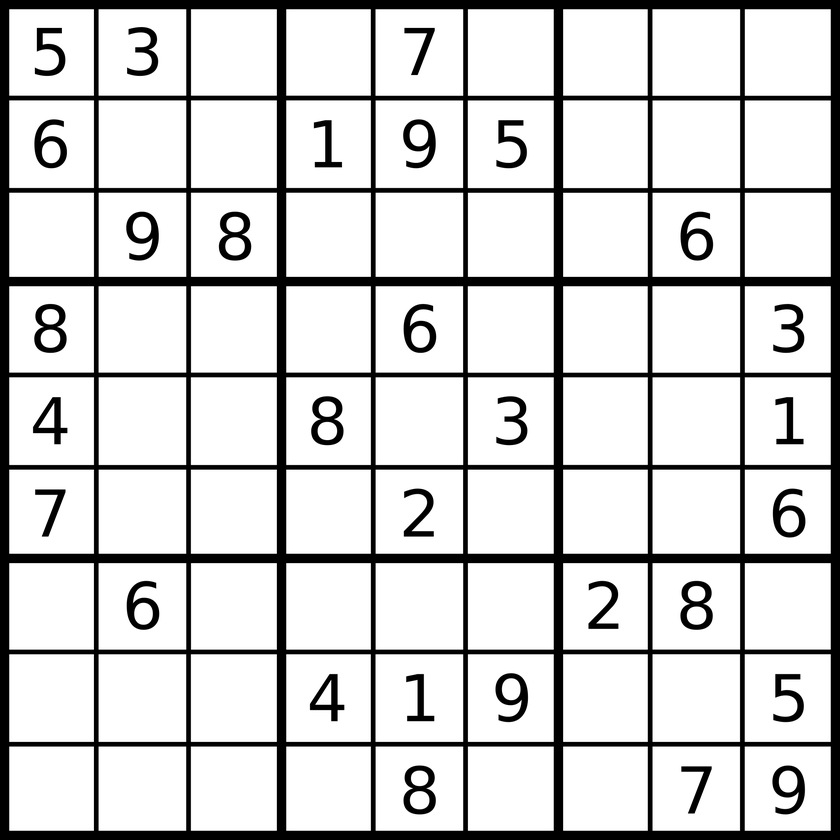
#> input picture Project/sudoku1.png, 840 x 840 px, shrunk from 2048 x 2048 before the run
$ jupyter execute --allow-errors C18477502Project.ipynb
#> lines starting #> are read from the running program, lines starting #| are printed output that depends on the picture; after the words box and inside, x2 and y2 are one past the last pixel; in counts of white or black regions, pixels touching at a corner belong together; long printed decimals are rounded
[cell 1]
#Matthew Ennis C18477502
#Project: Sudoku Solver

import cv2
from matplotlib import pyplot as plt
import numpy as np

filename = input("Enter file name (sample files are sudoku1.png, sudoku2.png, and sudoku3.png): ")
#> the answer given: sudoku1.png

original = cv2.imread(filename)
#> original is the input picture: shape (840, 840, 3); min 0, max 255, mean 210
original = cv2.cvtColor(original, cv2.COLOR_BGR2RGB)

plt.imshow(original);

[cell 2]
#First the sudoku is made into a binary image
#This is done using the mean as a threshold
#The threshold really doesn't matter much since the image is black and white anyway
#Pretty much anything between 0 and 255 would work
#The image is then inverted to make the next steps easier

gray = cv2.cvtColor(original, cv2.COLOR_RGB2GRAY)
thresh = np.mean(gray)
#> thresh = 210
print(thresh)
#| 209.982

t, sudoku = cv2.threshold(gray, thresh=thresh, maxval=255, type=cv2.THRESH_BINARY)
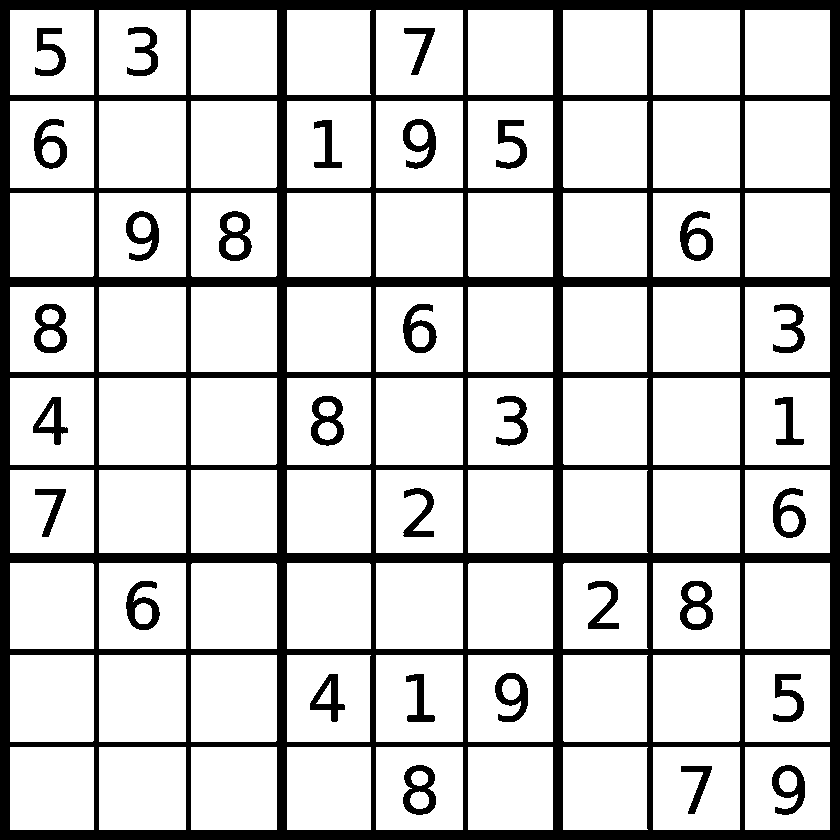
#> sudoku: shape (840, 840); 80.6% white; 31 black regions, largest, box (x1, y1, x2, y2) and area: (0, 0, 840, 840) 115960, (311, 396, 344, 446) 861, (219, 211, 252, 261) 859
#> t = 209

sudoku = cv2.bitwise_not(sudoku)

plt.imshow(sudoku, cmap="gray");

[cell 3]
#The border of the image is cropped out by removing any rows/columns of pixels where the min and max is the same
#If min and max are the same then it's a row of all black or all white and should be removed

def crop(img):
    while np.min(img[0,:]) == np.max(img[0,:]):
        img = img[1:,:]
#> this loop made 10 passes
#> img: shape (830, 840); 18.5% white; 31 white regions, largest, box (x1, y1, x2, y2) and area: (0, 0, 840, 830) 107560, (311, 386, 344, 436) 861, (219, 201, 252, 251) 859
    while np.min(img[-1,:]) == np.max(img[-1,:]):
        img = img[:-2,:]
#> this loop made 5 passes
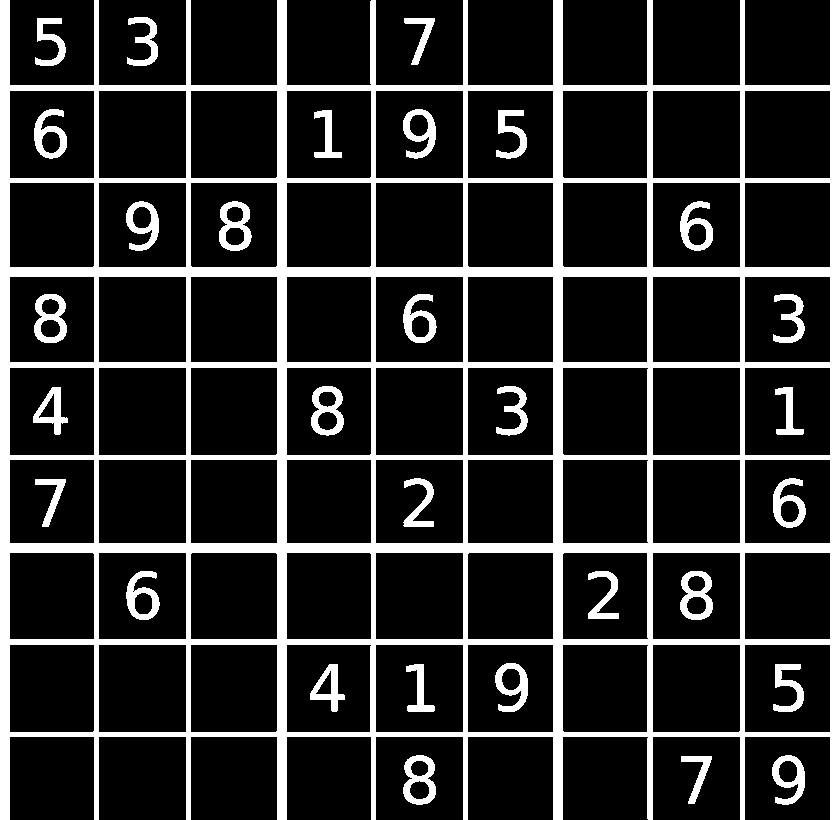
#> img: shape (820, 840); 17.5% white; 31 white regions, largest, box (x1, y1, x2, y2) and area: (0, 0, 840, 820) 99160, (311, 386, 344, 436) 861, (219, 201, 252, 251) 859
    while np.min(img[:,0]) == np.max(img[:,0]):
        img = img[:,1:]
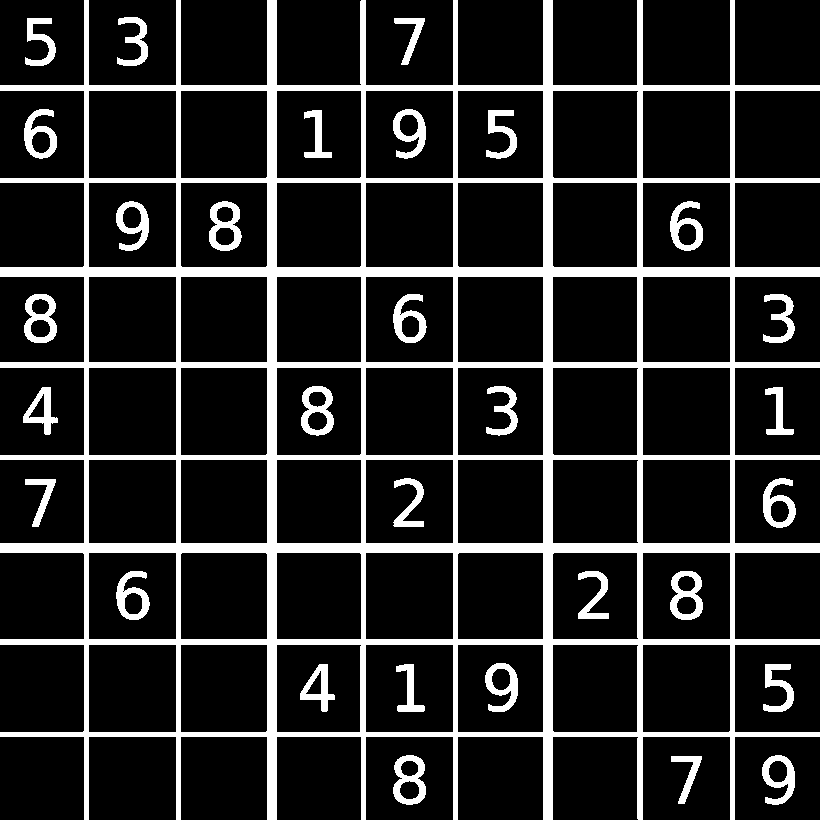
#> img: shape (820, 830); 16.5% white; 31 white regions, largest, box (x1, y1, x2, y2) and area: (0, 0, 830, 820) 90960, (301, 386, 334, 436) 861, (209, 201, 242, 251) 859
    while np.min(img[:,-1]) == np.max(img[:,-1]):
        img = img[:,:-2]
#> this loop made 5 passes
#> pass 1, in crop, `img = img[:,:-2]`:
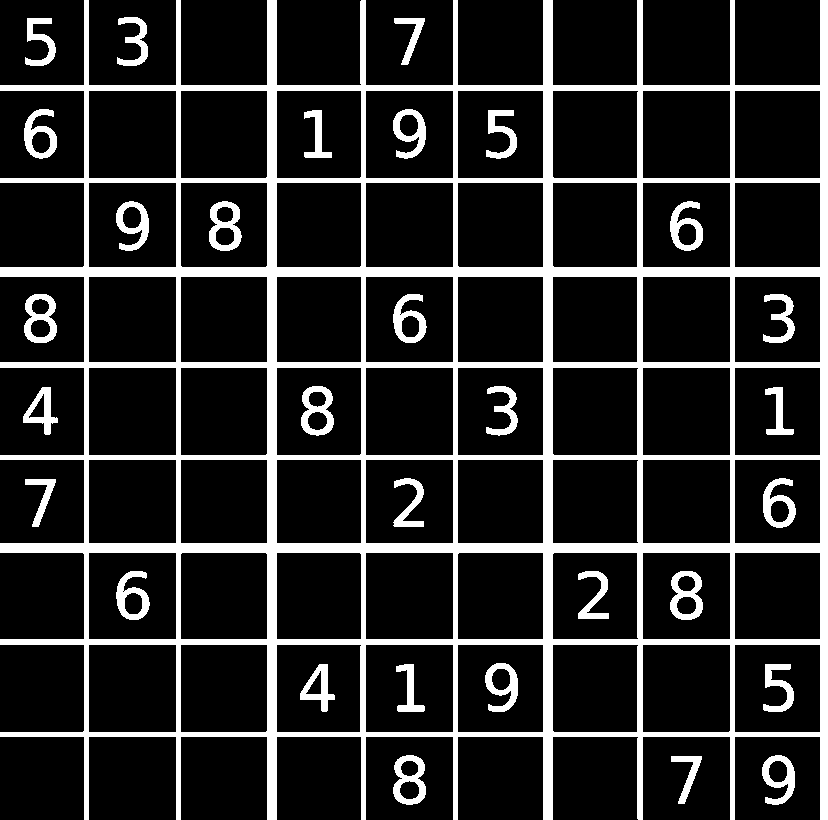
#> img: shape (820, 828); 16.3% white; 31 white regions, largest, box (x1, y1, x2, y2) and area: (0, 0, 828, 820) 89320, (301, 386, 334, 436) 861, (209, 201, 242, 251) 859
#> after the loop:
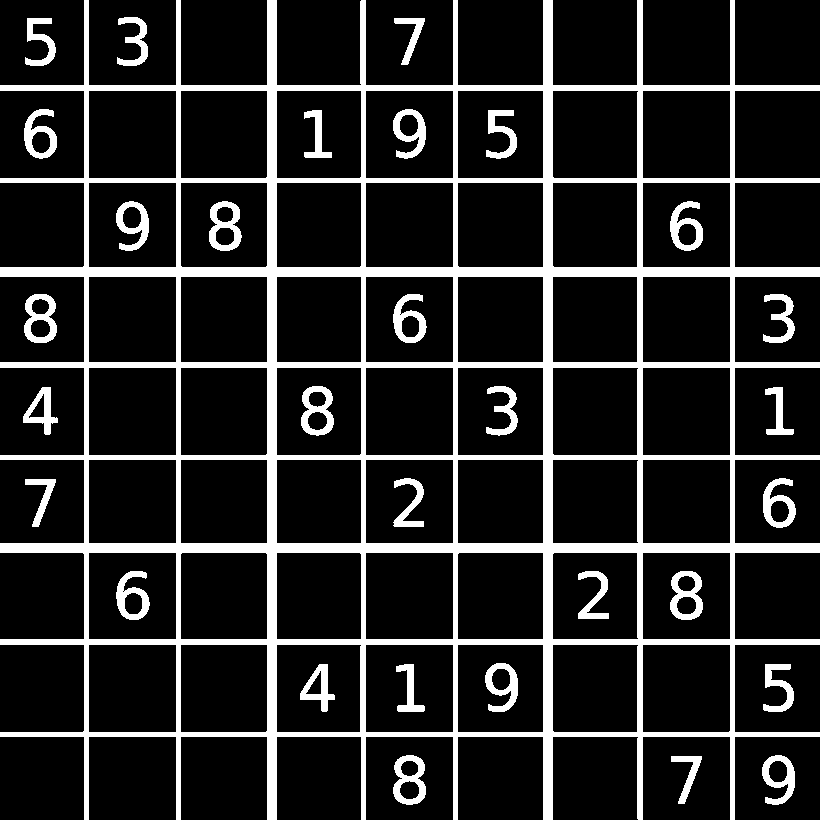
#> img: shape (820, 820); 15.4% white; 31 white regions, largest, box (x1, y1, x2, y2) and area: (0, 0, 820, 820) 82760, (301, 386, 334, 436) 861, (209, 201, 242, 251) 859
    return img

sudoku = crop(sudoku)
h, w = sudoku.shape
#> h = 820; w = 820
plt.imshow(sudoku,cmap="gray");

[cell 4]
#Next, I find the x co-ordinates where a pixel changes from black to white or white to black
#This gives me the start and end of each cell of the sudoku grid

prev = 255
loc = 0
squaresx = []
for pixel in sudoku[0,:]:
    if pixel != prev:
        squaresx.append(loc)
    prev = pixel
    loc += 1
#> after the loop, loc = 820; squaresx = [0, 84, 89, 176, 181, 267, 277, 361, 366, 453, 458, 543, 553, 637, 643, 730, 735]
squaresx.append(loc)
print(squaresx)
#| [0, 84, 89, 176, 181, 267, 277, 361, 366, 453, 458, 543, 553, 637, 643, 730, 735, 820]

[cell 5]
#The same thing is done again but for y co-ordinates

prev = 255
loc = 0
squaresy = []
for pixel in sudoku[:,0]:
    if pixel != prev:
        squaresy.append(loc)
    prev = pixel
    loc += 1
#> after the loop, loc = 820; squaresy = [0, 85, 91, 178, 183, 267, 277, 362, 368, 455, 460, 543, 553, 639, 645, 732, 737]
squaresy.append(loc)
print(squaresy)
#| [0, 85, 91, 178, 183, 267, 277, 362, 368, 455, 460, 543, 553, 639, 645, 732, 737, 820]

[cell 6]
#This is the most complex step
#First I create an empty array of "uniques" and a 9 by 9 grid of zeros
#I then iterate through each cell of the sudoku using the co-ordinates found in the previous steps
#The cropping method from earlier is used to crop the cell to just the number part
#I then XOR that number image with all of the images in the uniques array
#If the XOR has very few white pixels then the number is probably already in uniques
#Otherwise it's a new number and is added to uniques
#Once the number is in uniques, it's index is added to the grid of zeros in the correct place
#By the end of this process there should be 9 distinct images in uniques
#The grid will now resemble the actual sudoku but with different numbers
#For example, a 1 in the grid represents the first number in uniques

uniques = []
grid = np.zeros((9,9))

for row in range(9):
    for col in range(9):
        try:
            cell = crop(sudoku[squaresy[row*2]:squaresy[row*2+1],squaresx[col*2]:squaresx[col*2+1]])
        except:
            continue
        matched = False
        for i in range(len(uniques)):
            uh, uw = uniques[i].shape
            ch, cw = cell.shape
            mh = min(uh,ch)
            mw = min(uw,cw)
            diff = cv2.bitwise_xor(cell[:mh,:mw],uniques[i][:mh,:mw])
            if cv2.countNonZero(diff) <= (mh*mw) // 20:
                matched = True
                grid[row,col] = i+1
                break
        if not matched:
            uniques.append(cell)
            grid[row,col] = len(uniques)
#> after the loop, uniques = 13 items

for i in range(len(uniques)):
    plt.subplot(1,len(uniques),i+1)
    plt.imshow(uniques[i], cmap="gray")
#> this loop made 13 passes

if len(uniques) != 9:
    print("Unable to solve this sudoku")
else:
    print(grid)
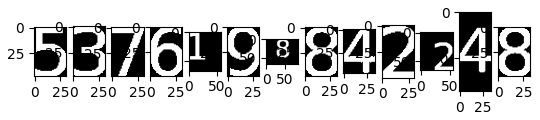
#> figure drawn by matplotlib, 13 panels

[cell 7]
#In this step, the actual puzzle is solved
#I use a simple recursive brute force algorithm to solve it
#Brute force may seem inefficient but it's a small enough puzzle so it solves quickly regardless
#By the end of this step, we have a fully solved grid

def solve(grid, cell):
    if cell == 81:
        return True
    x = cell // 9
    y = cell % 9
    if grid[x,y] != 0:
        if solve(grid,cell+1):
            return True
    else:
        for i in range(1,10):
            if check(grid, i, x, y):
                grid[x,y] = i
                if solve(grid, cell+1):
                    return True
        grid[x,y] = 0
    return False

def check(grid, num, x, y):
    if num in grid[x,:] or num in grid[:,y]:
        return False
    boxx = (x//3)*3
    boxy = (y//3)*3
    if num in grid[boxx:boxx+3,boxy:boxy+3]:
        return False
    return True

unsolvedgrid = np.copy(grid)
solve(grid, 0)
print(grid)
#| [[ 1.  2.  8.  4.  3.  7.  6.  5.  9.]
#|  [ 4.  3.  9.  5.  6.  1.  2.  7.  8.]
#|  [ 5.  6.  7.  2.  9.  8.  1.  4.  3.]
#|  [ 8.  1.  6.  3.  4.  5.  7.  9.  2.]
#|  [ 9.  7.  4.  8.  1.  2.  3.  6.  5.]
#|  [ 3.  5.  2.  6. 10.  9.  8.  1.  4.]
#|  [ 6.  4.  1.  9.  2.  3. 11.  8.  7.]
#|  [ 7.  9.  3. 12.  5.  6.  4.  2.  1.]
#|  [ 2.  8.  5.  1. 13.  4.  9.  3.  6.]]

#> (a cell that did not finish here is left out)

[cell 9]
cv2.imwrite("solved_"+filename, sudoku)
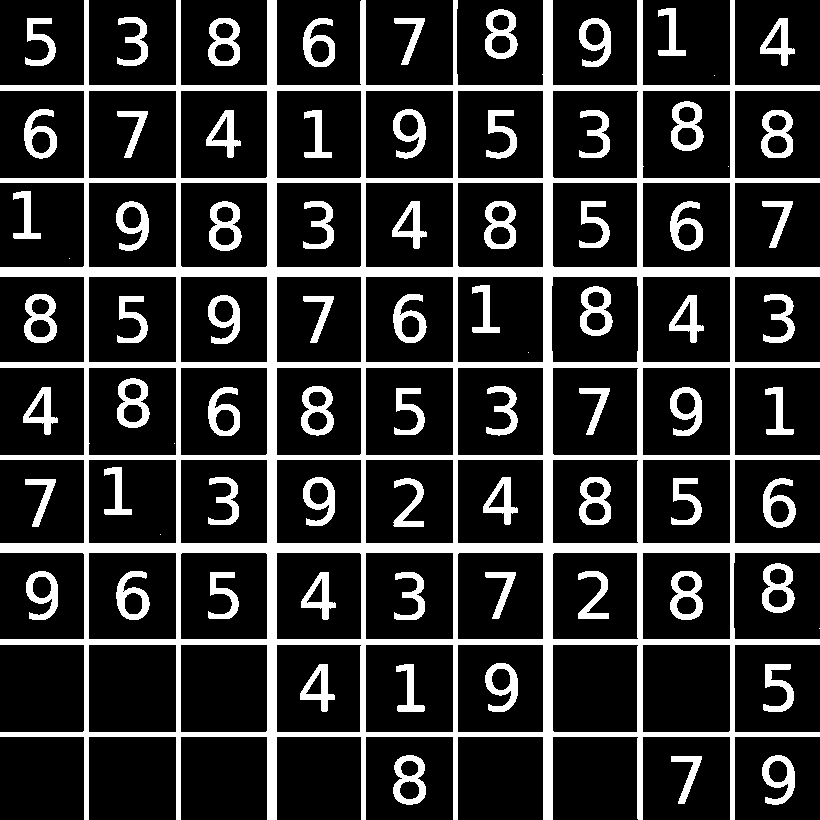
#> saved as solved_sudoku1.png: shape (820, 820); 19.5% white; 78 white regions (7 under 20 px), largest, box (x1, y1, x2, y2) and area: (0, 0, 820, 820) 82503, (301, 386, 334, 436) 861, (485, 9, 518, 59) 859
print("Your new file can be found at solved_"+filename)

$ run again, on Project/sudoku3.png
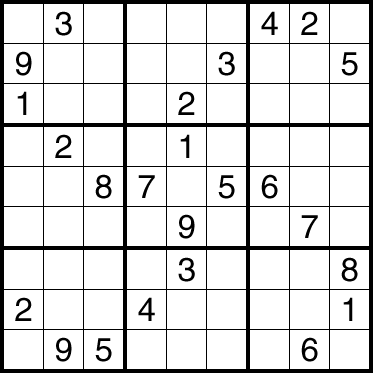
#> input picture Project/sudoku3.png, 373 x 373 px
#> original is the input picture: shape (373, 373, 3); min 0, max 255, mean 219.5
#> thresh = 219.5
#| 219.457
#> `t, sudoku = cv2.threshold(gray, thresh=thresh, maxval=255, type=cv2.TH..`:
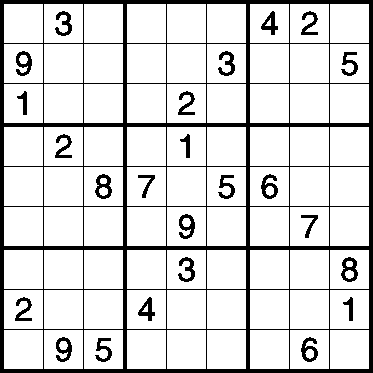
#> sudoku: shape (373, 373); 85.4% white; 25 black regions, largest, box (x1, y1, x2, y2) and area: (0, 0, 373, 373) 15928, (95, 174, 112, 199) 225, (341, 257, 358, 282) 225
#> t = 219
#> the loop in crop, `while np.min(img[0,:]) == np.max(img[0,:]):` made 4 passes
#> the loop in crop, `while np.min(img[-1,:]) == np.max(img[-1,:]):` made 2 passes
#> the loop in crop, `while np.min(img[:,0]) == np.max(img[:,0]):` made 4 passes
#> the loop in crop, `while np.min(img[:,-1]) == np.max(img[:,-1]):` made 2 passes
#> the loop `for pixel in sudoku[0,:]:` made 365 passes
#> (pixel, prev) on passes 2 to 4: (0, 0), (0, 0), (0, 0)
#> after the loop `for pixel in sudoku[0,:]:`: loc = 365; squaresx = [0, 39, 40, 79, 80, 119, 123, 162, 163, 202, 203, 242, 246, 285, 286, 325, 326]
#| [0, 39, 40, 79, 80, 119, 123, 162, 163, 202, 203, 242, 246, 285, 286, 325, 326, 365]
#> the loop `for pixel in sudoku[:,0]:` made 365 passes
#> after the loop `for pixel in sudoku[:,0]:`: loc = 365; squaresy has the same summary as squaresx
#| [0, 39, 40, 79, 80, 119, 123, 162, 163, 202, 203, 242, 246, 285, 286, 325, 326, 365]
#> after the loop `for row in range(9):`: uniques = 9 items
#> the loop `for i in range(len(uniques)):` made 9 passes
#| [[0. 1. 0. 0. 0. 0. 2. 3. 0.]
#|  [4. 0. 0. 0. 0. 1. 0. 0. 5.]
#|  [6. 0. 0. 0. 3. 0. 0. 0. 0.]
#|  [0. 3. 0. 0. 6. 0. 0. 0. 0.]
#|  [0. 0. 7. 8. 0. 5. 9. 0. 0.]
#|  [0. 0. 0. 0. 4. 0. 0. 8. 0.]
#> (further printed lines are left out)
#| [[7. 1. 8. 4. 5. 6. 2. 3. 9.]
#|  [4. 2. 3. 9. 8. 1. 7. 6. 5.]
#|  [6. 5. 9. 7. 3. 2. 8. 1. 4.]
#|  [8. 3. 4. 1. 6. 9. 5. 7. 2.]
#|  [1. 6. 7. 8. 2. 5. 9. 4. 3.]
#|  [5. 9. 2. 3. 4. 7. 6. 8. 1.]
#> (further printed lines are left out)
#> after the loop `for x in range(9):`:
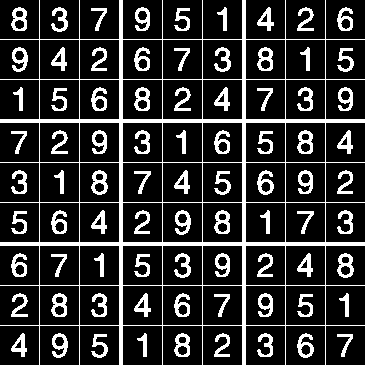
#> sudoku: shape (365, 365); 18.3% white; 82 white regions, largest, box (x1, y1, x2, y2) and area: (0, 0, 365, 365) 10024, (91, 170, 108, 195) 225, (337, 253, 354, 278) 225
